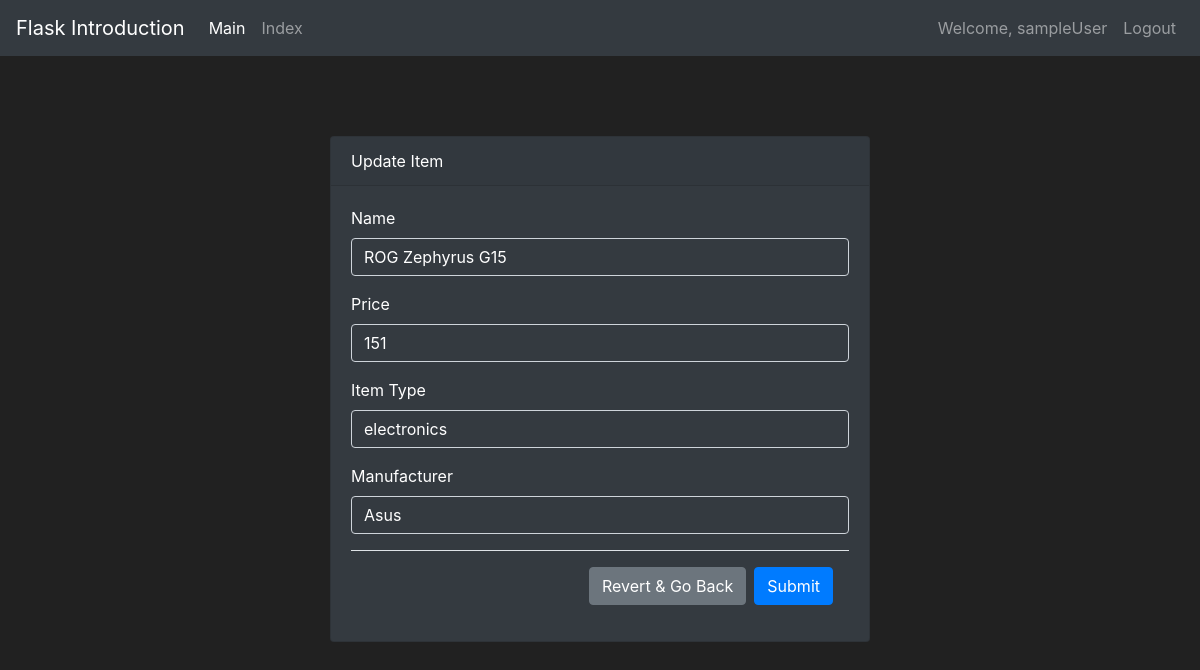
Page /UpdateItem/1 (signed in) on the committed database.
### static/entities.py (models this page shows, shortened)
class User(db.Model,UserMixin):
    __tablename__ = 'user'
    id = db.Column(db.Integer, primary_key=True)
    name = db.Column(db.String(50), nullable=False)
    description = db.Column(db.String(), nullable=False)
    passwordHash = db.Column(db.String(length=60),nullable=False)
    birthDate = db.Column(db.Date, default=datetime.utcnow)
    owned_items = db.relationship('Item', secondary=item_user_association, backref=db.backref('purchasors', lazy='dynamic'),overlaps="items_owned,owners")
    @property
    def password(self):
        return self.password

class Item(db.Model):
    __tablename__ = 'item'
    id = db.Column(db.Integer, primary_key=True)
    name = db.Column(db.String(50), nullable=False)
    price = db.Column(db.Integer, nullable=False, default=50)
    description = db.Column(db.String(200), nullable=True)
    type = db.Column(db.String(50))
    owners = db.relationship('User', secondary=item_user_association, backref=db.backref('items_owned', lazy='dynamic'),overlaps="items_owned,owners")
    __mapper_args__ = {
        'polymorphic_identity': 'item',
        'polymorphic_on': type
    }

class Electronics(Item):
    __tablename__ = 'electronics'
    id = db.Column(db.Integer, db.ForeignKey('item.id'), primary_key=True)
    manufacturer = db.Column(db.String(), nullable=False)
    __mapper_args__ = {
        'polymorphic_identity': 'electronics',
    }

### static/routes.py (the view)
@app.route('/UpdateItem/<item_id>', methods=['GET', 'POST'])
def UpdateItem(item_id):
    ItemToUpdate = Item.query.filter_by(id=item_id).first()
    if ItemToUpdate.type == "electronics":
        form = ElectronicsForm(obj=ItemToUpdate)
    elif ItemToUpdate.type == "clothing":
        form = ClothingForm(obj=ItemToUpdate)
    elif ItemToUpdate.type == "food":
        form = FoodForm(obj=ItemToUpdate)
    if form.validate_on_submit():
        form.populate_obj(ItemToUpdate)
        db.session.commit()
        flash(f'Success! The update has been committed to the database', category='success')
        return redirect(url_for('index'))
    else:
        CheckFormError(form)
    return render_template('UpdateItem.html',form=form,type=ItemToUpdate.type)

### static/forms.py
class ElectronicsForm(ItemForm):
    manufacturer = StringField('Manufacturer', validators=[DataRequired()])

### static/entities.py (called while the page is built)
@login_manager.user_loader
def load_user(user_id):
    return User.query.get(int(user_id))

### static/routes.py (called while the page is built)
def CheckFormError(form):
    if form.errors != {}:
        for err_msg in form.errors.values():
            flash(f'Error: {err_msg}', category='danger')

### static/templates/UpdateItem.html (shortened to what this page needs)
{% extends 'base.html' %}
{% block content %}
<div class="container">
  <div class="row justify-content-center">
    <div class="col-md-6">
      <div class="card bg-dark text-white">
        <div class="card-header">
          Update Item
        </div>
        <div class="card-body">
          <form id="update_form" method="POST" class="form-register">
            <div class="form-group">
              <label for="name" class="text-white">Name</label>
              {{ form.name(class="form-control bg-dark text-white", placeholder="Enter Name...", autocomplete="off") }}
            </div>
            <div class="form-group">
              <label for="price" class="text-white">Price</label>
              {{ form.price(class="form-control bg-dark text-white", placeholder="Enter Price...", autocomplete="off") }}
            </div>
            <div class="form-group">
              <label for="type" class="text-white">Item Type</label>
              {{ form.type(class="form-control bg-dark text-white", placeholder="Item Type...", autocomplete="off") }}
            </div>
            {%if type == "electronics" %}
            <div class="form-group">
              <label for="manufacturer" class="text-white">Manufacturer</label>
              {{ form.manufacturer(class="form-control bg-dark text-white", autocomplete="off") }}
            </div>
            {%endif%}
            <div class="modal-footer">
                <a type="button" class="btn btn-secondary" href="{{url_for('index')}}">Revert & Go Back</a>
                <button type="submit" class="btn btn-primary" onclick="submitForm('update_form')">Submit</button>
              </div>
          </form>
        </div>
      </div>
    </div>
  </div>
</div>
{% endblock %}

### static/templates/base.html (shortened to what this page needs)
<!doctype html>
<html lang="en">
<head>
  <link rel="stylesheet" href="https://cdn.jsdelivr.net/npm/bootstrap@4.5.3/dist/css/bootstrap.min.css"
>
</head>
<body>
  <nav class="navbar navbar-expand-md navbar-dark bg-dark">
    <a class="navbar-brand" href="#" data-toggle="tooltip" data-placement="top" title="tooltip on top">Flask
      Introduction</a>
    <div class="collapse navbar-collapse" id="navbarNav">
      <ul class="navbar-nav mr-auto">
        <li class="nav-item active">
          <a class="nav-link" href="{{ url_for('index') }}" data-toggle="tooltip" data-placement="right"
            title="Access the main page">Main<span class="sr-only">(current)</span></a>
        </li>
        <li class="nav-item">
          <a class="nav-link" href="{{ url_for('index') }}">Index</a>
        </li>
      </ul>
      {% if current_user.is_authenticated %}
      <ul class="navbar-nav">
        <li class="nav-item">
           <a class="nav-link" href="#">Welcome, {{ current_user.name }}</a>
        </li>
     </ul>
     <ul class="navbar-nav">
      <li class="nav-item">
         <a class="nav-link" href="{{ url_for('logout_page') }}">Logout</a>
      </li>
   </ul>
      {%endif%}
    </div>
  </nav>
  {% block content %}
  {% endblock %}
</body>
</html>

### static/templates/base.html (style rules this page uses)
.card { margin-top: 10vh; }
body { background-color: #212121; color: white }

### rows in the picture
User: name "sampleUser"
Item: name "ROG Zephyrus G15", type "electronics"
Electronics: manufacturer "Asus"
